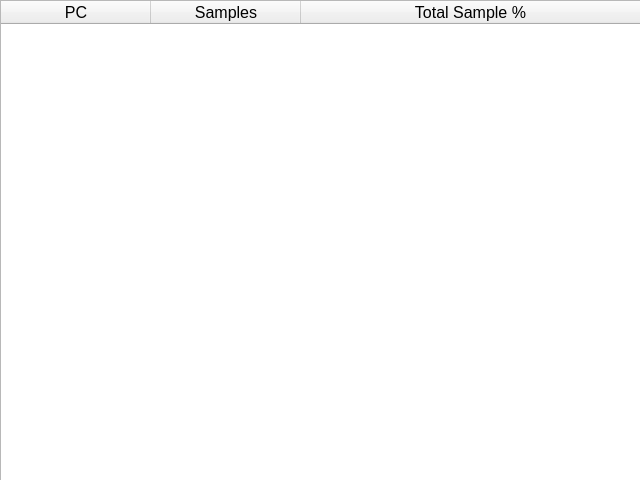
<?xml version="1.0" encoding="UTF-8"?>
<ui version="4.0">
 <class>FunctionProfilerWindow</class>
 <widget class="KDDockWidgets::DockWidget" name="FunctionProfilerWindow">
  <property name="geometry">
   <rect>
    <x>0</x>
    <y>0</y>
    <width>640</width>
    <height>480</height>
   </rect>
  </property>
  <property name="windowTitle">
   <string>Function Profiler</string>
  </property>
  <widget class="QWidget" name="RootWidget" native="true">
   <property name="geometry">
    <rect>
     <x>0</x>
     <y>0</y>
     <width>641</width>
     <height>481</height>
    </rect>
   </property>
   <property name="sizePolicy">
    <sizepolicy hsizetype="Preferred" vsizetype="Preferred">
     <horstretch>0</horstretch>
     <verstretch>0</verstretch>
    </sizepolicy>
   </property>
   <layout class="QGridLayout" name="gridLayout">
    <property name="leftMargin">
     <number>0</number>
    </property>
    <property name="topMargin">
     <number>0</number>
    </property>
    <property name="rightMargin">
     <number>0</number>
    </property>
    <property name="bottomMargin">
     <number>0</number>
    </property>
    <property name="spacing">
     <number>4</number>
    </property>
    <item row="0" column="0">
     <widget class="QTableWidget" name="table_PC">
      <property name="font">
       <font>
        <pointsize>12</pointsize>
       </font>
      </property>
      <property name="alternatingRowColors">
       <bool>true</bool>
      </property>
      <property name="sortingEnabled">
       <bool>false</bool>
      </property>
      <property name="rowCount">
       <number>0</number>
      </property>
      <attribute name="horizontalHeaderCascadingSectionResizes">
       <bool>false</bool>
      </attribute>
      <attribute name="horizontalHeaderDefaultSectionSize">
       <number>150</number>
      </attribute>
      <attribute name="horizontalHeaderStretchLastSection">
       <bool>true</bool>
      </attribute>
      <attribute name="verticalHeaderVisible">
       <bool>false</bool>
      </attribute>
      <attribute name="verticalHeaderShowSortIndicator" stdset="0">
       <bool>false</bool>
      </attribute>
      <column>
       <property name="text">
        <string>PC</string>
       </property>
      </column>
      <column>
       <property name="text">
        <string>Samples</string>
       </property>
      </column>
      <column>
       <property name="text">
        <string>Total Sample %</string>
       </property>
      </column>
     </widget>
    </item>
   </layout>
  </widget>
 </widget>
 <customwidgets>
  <customwidget>
   <class>KDDockWidgets::DockWidget</class>
   <extends>QWidget</extends>
   <header location="global">KDDockWidgets/DockWidget.h</header>
   <container>1</container>
  </customwidget>
 </customwidgets>
 <resources/>
 <connections/>
</ui>
